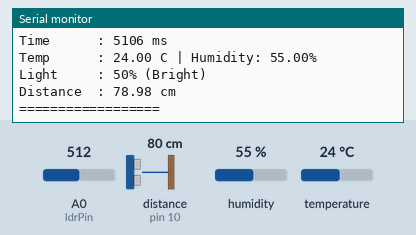
Recording of a sketch running on a simulated Arduino Uno, built with avr-gcc and run on an emulated ATmega328P. Shown: the last lines printed to the serial monitor. Wiring (inferred from the names in the program): ultrasonic range finder: trigger pin 9; echo pin 10. Inputs (shaded band) come from the test bench; at power-on: A0 (ldrPin) = 512, distance to the obstacle (sensor on pin 10) 80 cm, humidity 55 %, temperature 24 °C. The echo pulse lasts 58.3 µs per cm.

Above: at 5.9 s.
6.0 s: A0 (ldrPin) set to 306
At 10.31 s:
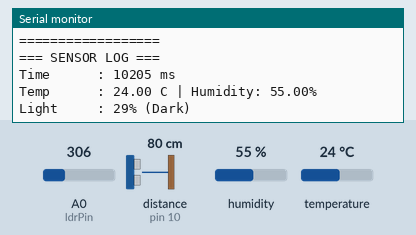
16.8 s: distance to the obstacle (sensor on pin 10) set to 2 cm
At 20.8 s:
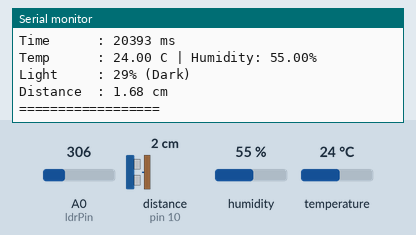
22.9 s: humidity set to 22 %
At 25.59 s:
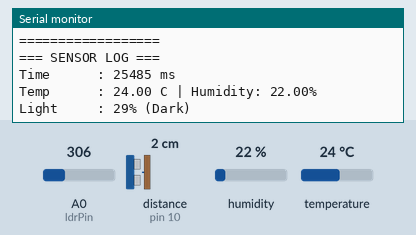
29.0 s: temperature set to 12 °C
At 30.69 s:
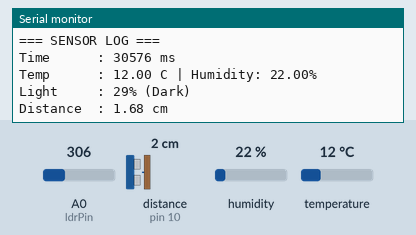
35.1 s: distance to the obstacle (sensor on pin 10) set to 4 cm
At 36.4 s:
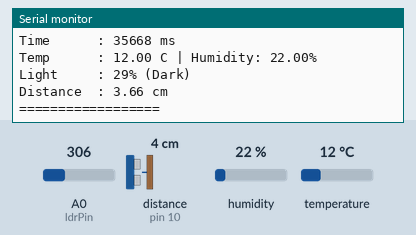
41.2 s: A0 (ldrPin) set to 40
At 47.1 s:
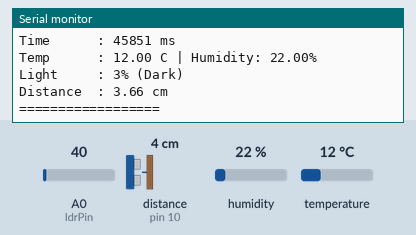
Timing chart, 0 to 48.3 s (numbered marks = the images above; inputs shaded):
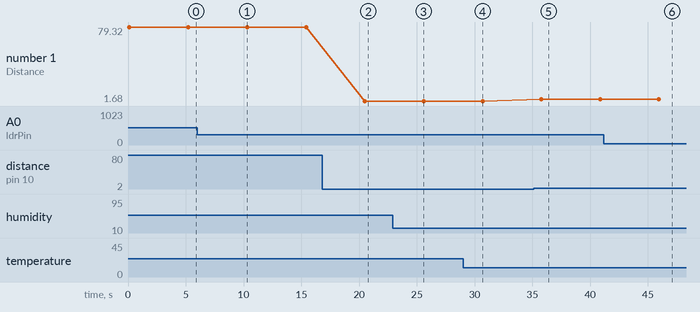

The sketch:

multi_sensor_logger.ino
```cpp
#include <DHT.h>

#define DHTPIN 2
#define DHTTYPE DHT22

DHT dht(DHTPIN, DHTTYPE);

const int ldrPin = A0;
const int trigPin = 9;
const int echoPin = 10;

void setup() {
  Serial.begin(9600);
  dht.begin();

  pinMode(trigPin, OUTPUT);
  pinMode(echoPin, INPUT);
}

void loop() {

  float temp = dht.readTemperature();
  float humidity = dht.readHumidity();


  int ldrValue = analogRead(ldrPin);

  int lightPercent = map(ldrValue, 0, 1023, 0, 100);

  String lightCondition;

  if (lightPercent >= 50)
    lightCondition = "Bright";
  else
    lightCondition = "Dark";

  digitalWrite(trigPin, LOW);
  delayMicroseconds(2);

  digitalWrite(trigPin, HIGH);
  delayMicroseconds(10);

  digitalWrite(trigPin, LOW);

  long duration = pulseIn(echoPin, HIGH);

  float distance = (duration * 0.034) / 2;

  Serial.println("=== SENSOR LOG ===");

  Serial.print("Time      : ");
  Serial.print(millis());
  Serial.println(" ms");

  Serial.print("Temp      : ");
  Serial.print(temp);
  Serial.print(" C | Humidity: ");
  Serial.print(humidity);
  Serial.println("%");

  Serial.print("Light     : ");
  Serial.print(lightPercent);
  Serial.print("% (");
  Serial.print(lightCondition);
  Serial.println(")");

  Serial.print("Distance  : ");
  Serial.print(distance);
  Serial.println(" cm");

  Serial.println("==================");

  delay(5000);
}
```

Measured:
- after the input at 6.0 s, the serial monitor: prints a new line after 4.3 s (image 1)
- after the input at 16.8 s, the serial monitor: prints a new line after 3.6 s (image 2)
- after the input at 22.9 s, the serial monitor: prints a new line after 2.6 s (image 3)
- after the input at 29.0 s, the serial monitor: prints a new line after 1.6 s (image 4)
- after the input at 35.1 s, the serial monitor: prints a new line after 0.68 s (image 5)
- after the input at 41.2 s, the serial monitor: prints a new line after 4.7 s (image 6)
- plotted number 1: 78.98 → 1.68 after the input at 16.8 s, 1.68 → 3.66 after the input at 35.1 s
